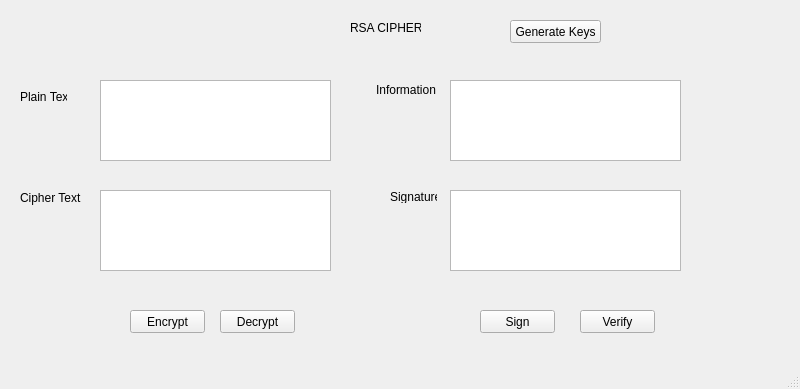
<?xml version="1.0" encoding="UTF-8"?>
<ui version="4.0">
 <class>RSACipher</class>
 <widget class="QMainWindow" name="RSACipher">
  <property name="geometry">
   <rect>
    <x>0</x>
    <y>0</y>
    <width>800</width>
    <height>389</height>
   </rect>
  </property>
  <property name="windowTitle">
   <string>RSA Cipher</string>
  </property>
  <widget class="QWidget" name="centralwidget">
   <widget class="QTextEdit" name="txt_encrypt">
    <property name="geometry">
     <rect>
      <x>100</x>
      <y>80</y>
      <width>231</width>
      <height>81</height>
     </rect>
    </property>
   </widget>
   <widget class="QLabel" name="label">
    <property name="geometry">
     <rect>
      <x>350</x>
      <y>20</y>
      <width>71</width>
      <height>16</height>
     </rect>
    </property>
    <property name="text">
     <string>RSA CIPHER</string>
    </property>
   </widget>
   <widget class="QPushButton" name="btn_encrypt">
    <property name="geometry">
     <rect>
      <x>130</x>
      <y>310</y>
      <width>75</width>
      <height>23</height>
     </rect>
    </property>
    <property name="text">
     <string>Encrypt</string>
    </property>
   </widget>
   <widget class="QPushButton" name="btn_decrypt">
    <property name="geometry">
     <rect>
      <x>220</x>
      <y>310</y>
      <width>75</width>
      <height>23</height>
     </rect>
    </property>
    <property name="text">
     <string>Decrypt</string>
    </property>
   </widget>
   <widget class="QPushButton" name="btn_sign">
    <property name="geometry">
     <rect>
      <x>480</x>
      <y>310</y>
      <width>75</width>
      <height>23</height>
     </rect>
    </property>
    <property name="text">
     <string>Sign</string>
    </property>
   </widget>
   <widget class="QPushButton" name="btn_verify">
    <property name="geometry">
     <rect>
      <x>580</x>
      <y>310</y>
      <width>75</width>
      <height>23</height>
     </rect>
    </property>
    <property name="text">
     <string>Verify</string>
    </property>
   </widget>
   <widget class="QPushButton" name="btn_gen_keys">
    <property name="geometry">
     <rect>
      <x>510</x>
      <y>20</y>
      <width>91</width>
      <height>23</height>
     </rect>
    </property>
    <property name="text">
     <string>Generate Keys</string>
    </property>
   </widget>
   <widget class="QLabel" name="label_2">
    <property name="geometry">
     <rect>
      <x>20</x>
      <y>90</y>
      <width>47</width>
      <height>13</height>
     </rect>
    </property>
    <property name="text">
     <string>Plain Text</string>
    </property>
   </widget>
   <widget class="QLabel" name="label_3">
    <property name="geometry">
     <rect>
      <x>20</x>
      <y>190</y>
      <width>61</width>
      <height>16</height>
     </rect>
    </property>
    <property name="text">
     <string>Cipher Text</string>
    </property>
   </widget>
   <widget class="QLabel" name="label_4">
    <property name="geometry">
     <rect>
      <x>376</x>
      <y>80</y>
      <width>61</width>
      <height>20</height>
     </rect>
    </property>
    <property name="text">
     <string>Information</string>
    </property>
   </widget>
   <widget class="QLabel" name="label_5">
    <property name="geometry">
     <rect>
      <x>390</x>
      <y>190</y>
      <width>47</width>
      <height>13</height>
     </rect>
    </property>
    <property name="text">
     <string>Signature</string>
    </property>
   </widget>
   <widget class="QTextEdit" name="txt_info">
    <property name="geometry">
     <rect>
      <x>450</x>
      <y>80</y>
      <width>231</width>
      <height>81</height>
     </rect>
    </property>
   </widget>
   <widget class="QTextEdit" name="txt_decrypt">
    <property name="geometry">
     <rect>
      <x>100</x>
      <y>190</y>
      <width>231</width>
      <height>81</height>
     </rect>
    </property>
   </widget>
   <widget class="QTextEdit" name="txt_sign">
    <property name="geometry">
     <rect>
      <x>450</x>
      <y>190</y>
      <width>231</width>
      <height>81</height>
     </rect>
    </property>
   </widget>
  </widget>
  <widget class="QMenuBar" name="menubar">
   <property name="geometry">
    <rect>
     <x>0</x>
     <y>0</y>
     <width>800</width>
     <height>21</height>
    </rect>
   </property>
  </widget>
  <widget class="QStatusBar" name="statusbar"/>
 </widget>
 <resources/>
 <connections/>
</ui>
